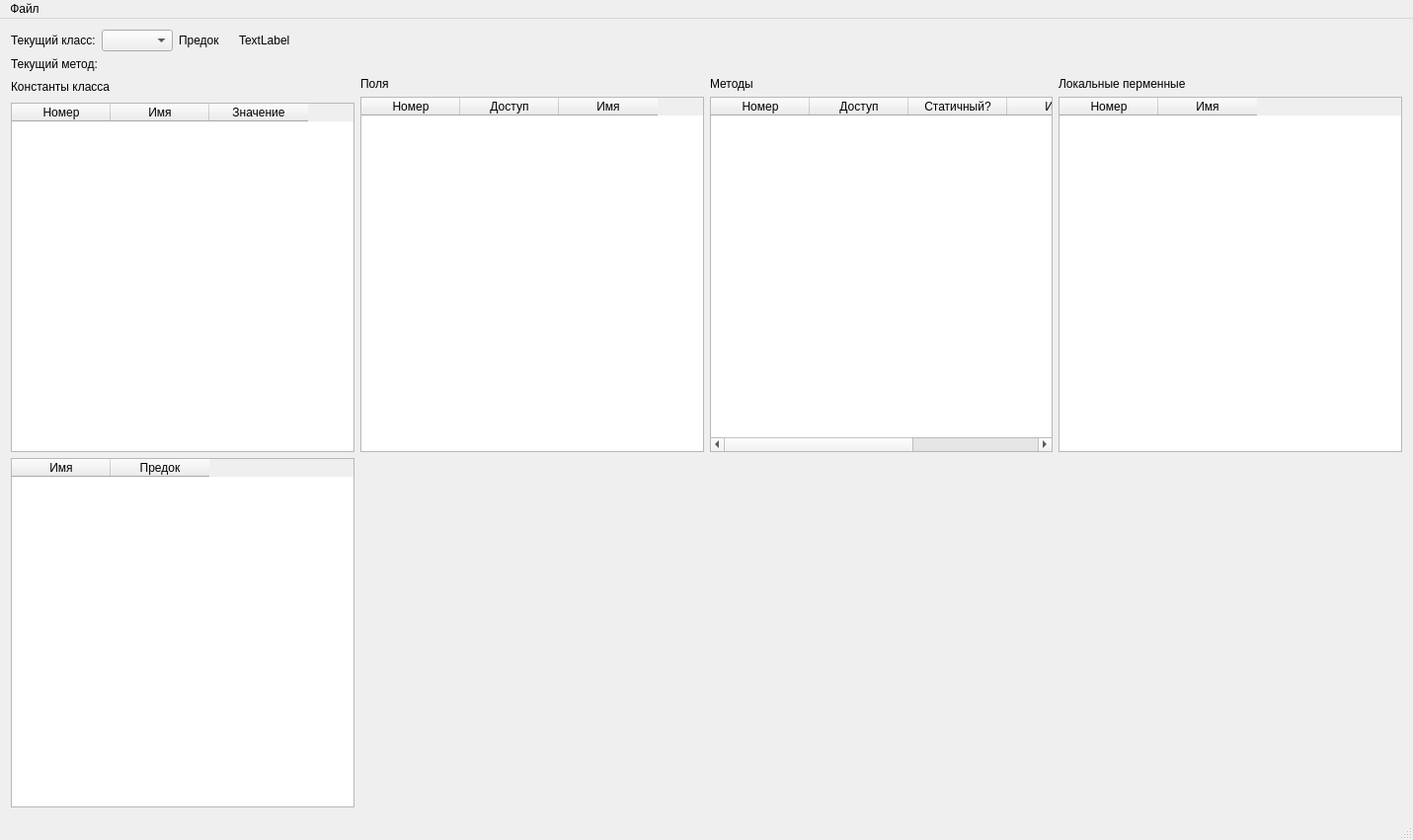
<?xml version="1.0" encoding="UTF-8"?>
<ui version="4.0">
 <class>ViewXMLClass</class>
 <widget class="QMainWindow" name="ViewXMLClass">
  <property name="geometry">
   <rect>
    <x>0</x>
    <y>0</y>
    <width>1431</width>
    <height>851</height>
   </rect>
  </property>
  <property name="windowTitle">
   <string>Таблица класса</string>
  </property>
  <widget class="QWidget" name="centralWidget">
   <layout class="QGridLayout" name="gridLayout_2">
    <item row="0" column="0">
     <layout class="QGridLayout" name="gridLayout">
      <item row="0" column="0">
       <layout class="QHBoxLayout" name="horizontalLayout">
        <item>
         <widget class="QLabel" name="label">
          <property name="text">
           <string>Текущий класс:</string>
          </property>
         </widget>
        </item>
        <item>
         <widget class="QComboBox" name="comboClass"/>
        </item>
        <item>
         <widget class="QLabel" name="label_2">
          <property name="text">
           <string>Предок</string>
          </property>
         </widget>
        </item>
        <item>
         <widget class="QLabel" name="labelParentClass">
          <property name="text">
           <string>TextLabel</string>
          </property>
         </widget>
        </item>
        <item>
         <widget class="QLabel" name="curClass">
          <property name="text">
           <string/>
          </property>
         </widget>
        </item>
       </layout>
      </item>
      <item row="1" column="0">
       <layout class="QHBoxLayout" name="horizontalLayout_2">
        <item>
         <widget class="QLabel" name="label_3">
          <property name="text">
           <string>Текущий метод:</string>
          </property>
         </widget>
        </item>
        <item>
         <widget class="QLabel" name="curMethod">
          <property name="text">
           <string/>
          </property>
         </widget>
        </item>
       </layout>
      </item>
     </layout>
    </item>
    <item row="1" column="0" rowspan="2">
     <widget class="QLabel" name="label_5">
      <property name="text">
       <string>Константы класса</string>
      </property>
     </widget>
    </item>
    <item row="1" column="1">
     <widget class="QLabel" name="label_6">
      <property name="text">
       <string>Поля</string>
      </property>
     </widget>
    </item>
    <item row="1" column="2">
     <widget class="QLabel" name="label_7">
      <property name="text">
       <string>Методы</string>
      </property>
     </widget>
    </item>
    <item row="1" column="3">
     <widget class="QLabel" name="label_8">
      <property name="text">
       <string>Локальные перменные</string>
      </property>
     </widget>
    </item>
    <item row="2" column="1" rowspan="2">
     <widget class="QTableWidget" name="tw_table_class_fields">
      <property name="selectionMode">
       <enum>QAbstractItemView::SingleSelection</enum>
      </property>
      <property name="selectionBehavior">
       <enum>QAbstractItemView::SelectRows</enum>
      </property>
      <column>
       <property name="text">
        <string>Номер</string>
       </property>
      </column>
      <column>
       <property name="text">
        <string>Доступ</string>
       </property>
      </column>
      <column>
       <property name="text">
        <string>Имя</string>
       </property>
      </column>
     </widget>
    </item>
    <item row="2" column="2" rowspan="2">
     <widget class="QTableWidget" name="tw_table_classes_method">
      <property name="selectionMode">
       <enum>QAbstractItemView::SingleSelection</enum>
      </property>
      <property name="selectionBehavior">
       <enum>QAbstractItemView::SelectRows</enum>
      </property>
      <column>
       <property name="text">
        <string>Номер</string>
       </property>
      </column>
      <column>
       <property name="text">
        <string>Доступ</string>
       </property>
      </column>
      <column>
       <property name="text">
        <string>Статичный?</string>
       </property>
      </column>
      <column>
       <property name="text">
        <string>Имя</string>
       </property>
      </column>
      <column>
       <property name="text">
        <string>Дескриптор</string>
       </property>
      </column>
     </widget>
    </item>
    <item row="2" column="3" rowspan="2">
     <widget class="QTableWidget" name="tw_table_local_var">
      <property name="selectionMode">
       <enum>QAbstractItemView::SingleSelection</enum>
      </property>
      <property name="selectionBehavior">
       <enum>QAbstractItemView::SelectRows</enum>
      </property>
      <column>
       <property name="text">
        <string>Номер</string>
       </property>
      </column>
      <column>
       <property name="text">
        <string>Имя</string>
       </property>
      </column>
     </widget>
    </item>
    <item row="3" column="0">
     <widget class="QTableWidget" name="tw_table_class_const_var">
      <property name="selectionMode">
       <enum>QAbstractItemView::SingleSelection</enum>
      </property>
      <property name="selectionBehavior">
       <enum>QAbstractItemView::SelectRows</enum>
      </property>
      <column>
       <property name="text">
        <string>Номер</string>
       </property>
      </column>
      <column>
       <property name="text">
        <string>Имя</string>
       </property>
      </column>
      <column>
       <property name="text">
        <string>Значение</string>
       </property>
      </column>
     </widget>
    </item>
    <item row="4" column="0">
     <widget class="QTableWidget" name="tw_table_classes">
      <property name="selectionMode">
       <enum>QAbstractItemView::SingleSelection</enum>
      </property>
      <property name="selectionBehavior">
       <enum>QAbstractItemView::SelectRows</enum>
      </property>
      <column>
       <property name="text">
        <string>Имя</string>
       </property>
      </column>
      <column>
       <property name="text">
        <string>Предок</string>
       </property>
      </column>
     </widget>
    </item>
   </layout>
  </widget>
  <widget class="QStatusBar" name="statusBar"/>
  <widget class="QMenuBar" name="menuBar">
   <property name="geometry">
    <rect>
     <x>0</x>
     <y>0</y>
     <width>1431</width>
     <height>21</height>
    </rect>
   </property>
   <widget class="QMenu" name="menu">
    <property name="title">
     <string>Файл</string>
    </property>
    <addaction name="action"/>
   </widget>
   <addaction name="menu"/>
  </widget>
  <action name="action">
   <property name="text">
    <string>Открыть</string>
   </property>
  </action>
 </widget>
 <layoutdefault spacing="6" margin="11"/>
 <resources/>
 <connections/>
</ui>
